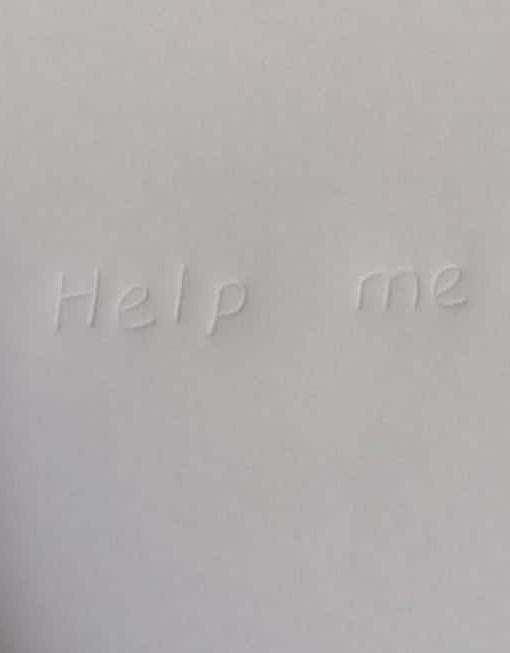
#> input picture indented.jpeg, 510 x 653 px
$ jupyter execute image.ipynb
#> lines starting #> are read from the running program, lines starting #| are printed output that depends on the picture; after the words box and inside, x2 and y2 are one past the last pixel; in counts of white or black regions, pixels touching at a corner belong together
[cell 1]
# ! pip install pytesseract pillow

[cell 2]
import matplotlib.pyplot as plt
def show_image(image, title='', cmap_type='gray'):

# Display the original image using matplotlib
    plt.imshow(image, cmap='gray')
    plt.title(title)
    plt.axis('off')
    plt.show()

[cell 3]
# Complex case 1:

[cell 4]
import cv2
import pytesseract

# Load the image in grayscale
image_path = 'indented.jpeg'
original_image = cv2.imread(image_path, cv2.IMREAD_GRAYSCALE)
#> original_image: shape (653, 510); min 127, max 202, mean 175.2
show_image(original_image,title='Original Image')
print("Displaying text using original image:")
print(pytesseract.image_to_string(original_image))
#> (this line was passed over: pytesseract is not available in this run)

# Apply Canny edge detection
canny_edges = cv2.Canny(original_image, 40, 85)
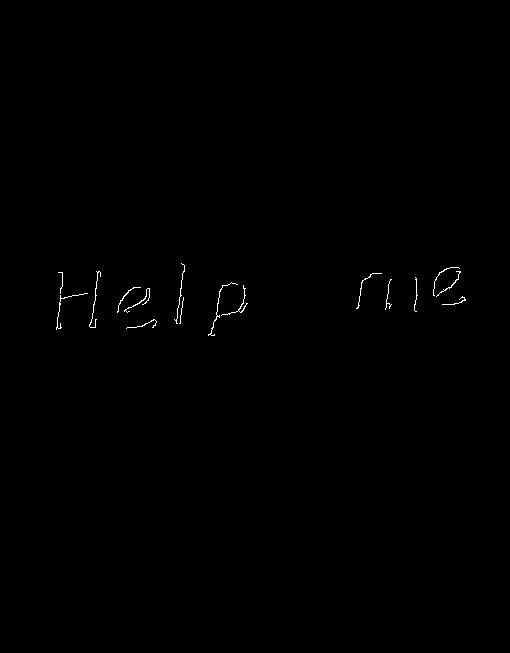
#> canny_edges: shape (653, 510); 0.26% white in thin lines or dots, all inside (x1, y1, x2, y2) = (56, 263, 466, 336)
show_image(canny_edges,title='Image with canny edge detection')
print("Displaying text after applying canny edge detection:")
print(pytesseract.image_to_string(canny_edges))
#> (this line was passed over: pytesseract is not available in this run)

# Apply dilation to the edges
kernel = cv2.getStructuringElement(cv2.MORPH_RECT, (3, 3))
dilated_edges = cv2.dilate(canny_edges, kernel, iterations=1)
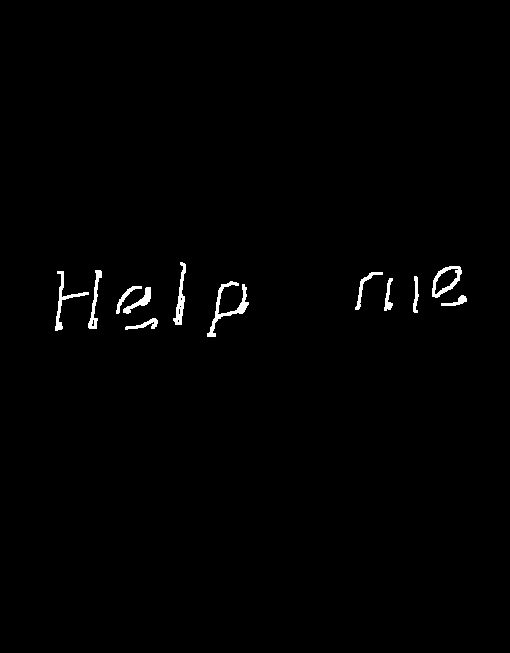
#> dilated_edges: shape (653, 510); 0.86% white; 12 white regions, largest, box (x1, y1, x2, y2) and area: (207, 281, 249, 337) 503, (432, 266, 462, 298) 334, (55, 271, 89, 331) 329
show_image(dilated_edges,title='Image with dilation')
print("Displaying text after applying dilation:")
print(pytesseract.image_to_string(dilated_edges))
#> (this line was passed over: pytesseract is not available in this run)

# Apply local thresholding using adaptive thresholding
local_thresholded = cv2.adaptiveThreshold(dilated_edges, 150, cv2.ADAPTIVE_THRESH_MEAN_C, cv2.THRESH_BINARY, 11, 1)
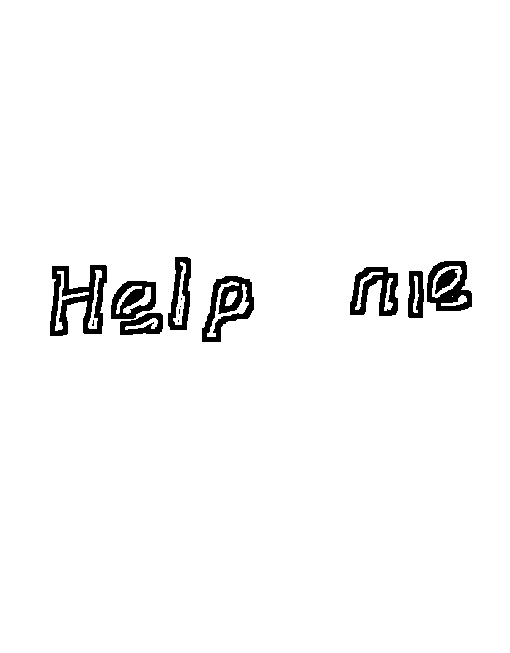
#> local_thresholded: shape (653, 510); values 0 (black) and 150 (white), 97.2% white; 14 black regions (5 under 20 px), largest, box (x1, y1, x2, y2) and area: (50, 265, 107, 336) 1958, (202, 276, 254, 342) 1525, (350, 267, 398, 316) 1286
show_image(local_thresholded,title='Image with adaptive thresholding')
print("Displaying text after applying adaptive thresholding:")
print(pytesseract.image_to_string(local_thresholded))
#> (this line was passed over: pytesseract is not available in this run)

[cell 5]
# Simple case

[cell 6]
import cv2
import pytesseract
import numpy as np

# Load the image
image_path = 'simple.jpeg'
img = cv2.imread(image_path)
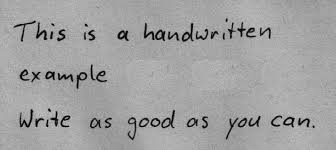
#> input picture simple.jpeg, 336 x 150 px
#> img is the input picture: shape (150, 336, 3); min 0, max 205, mean 161.1
show_image(img,title='Original Image')
print("Displaying text using original image:")
print(pytesseract.image_to_string(img))
#> (this line was passed over: pytesseract is not available in this run)

# Normalization
norm_img = np.zeros((img.shape[0], img.shape[1]))
norm_img = cv2.normalize(img, norm_img, 0, 255, cv2.NORM_MINMAX)
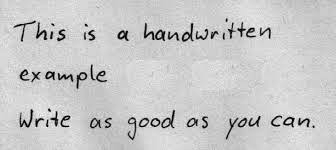
#> norm_img: shape (150, 336, 3); min 0, max 255, mean 200.4
show_image(norm_img, title='Normalized Image')
print("Displaying text after normalization:")
print(pytesseract.image_to_string(norm_img))
#> (this line was passed over: pytesseract is not available in this run)

# Erosion
kernel = np.ones((2, 2),np.uint8)
sk_img = cv2.erode(img, kernel, iterations = 1)
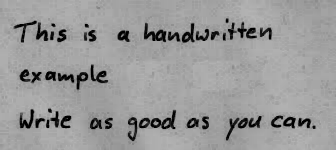
#> sk_img: shape (150, 336, 3); min 0, max 184, mean 153.8
show_image(sk_img, title='Eroded Image')
print("Displaying text after erosion:")
print(pytesseract.image_to_string(sk_img))
#> (this line was passed over: pytesseract is not available in this run)
